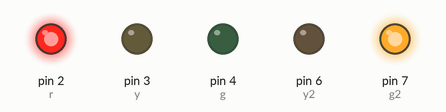
Recording of a sketch running on a simulated Arduino Uno, built with avr-gcc and run on an emulated ATmega328P. Parts: output pins drawn as LEDs (lit = HIGH).

Above: at 3.5 s.
At 10.2 s:
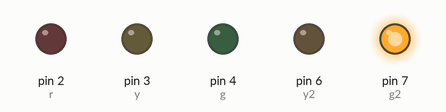
Timing chart, 0 to 13.2 s (numbered marks = the images above):
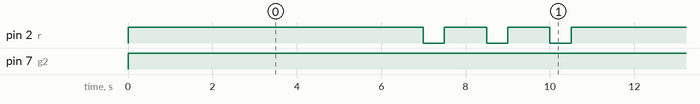

The sketch:

svetofor-2.ino
```cpp
int r = 2;
int y = 3;
int g = 4;
int r2 = 5;
int y2 = 6;
int g2 = 7;
void setup() {
     pinMode(r, OUTPUT);
     pinMode(y, OUTPUT);
     pinMode(g, OUTPUT);
     pinMode(r2, OUTPUT);
     pinMode(y2, OUTPUT);
     pinMode(g2, OUTPUT);}
void loop() {
    digitalWrite(r, HIGH);
    digitalWrite(g2, HIGH);//красный сигнал
    delay(7000);
    digitalWrite(r, LOW);
    digitalWrite(g, LOW);
    delay(500);
    digitalWrite(r, HIGH);  //красный сигнал 1
    delay(1000);
    digitalWrite(r, LOW);
    delay(500);
    digitalWrite(r, HIGH);  //красный сигнал 2
    delay(1000);
    digitalWrite(r, LOW);
    delay(500);
    digitalWrite(r, HIGH);  //красный сигнал 3
    delay(1000);
    digitalWrite(r, LOW);

}
```

Measured:
- by itself, pin 2 (r): repeats every 11.5 s: 2 × (LOW 0.50 s, HIGH 1.0 s), LOW 0.50 s, HIGH 8.0 s
- by itself, pin 7 (g2): LOW → HIGH at 0.00 s
- by itself, everything shown: repeats every 11.5 s, in 8 steps
